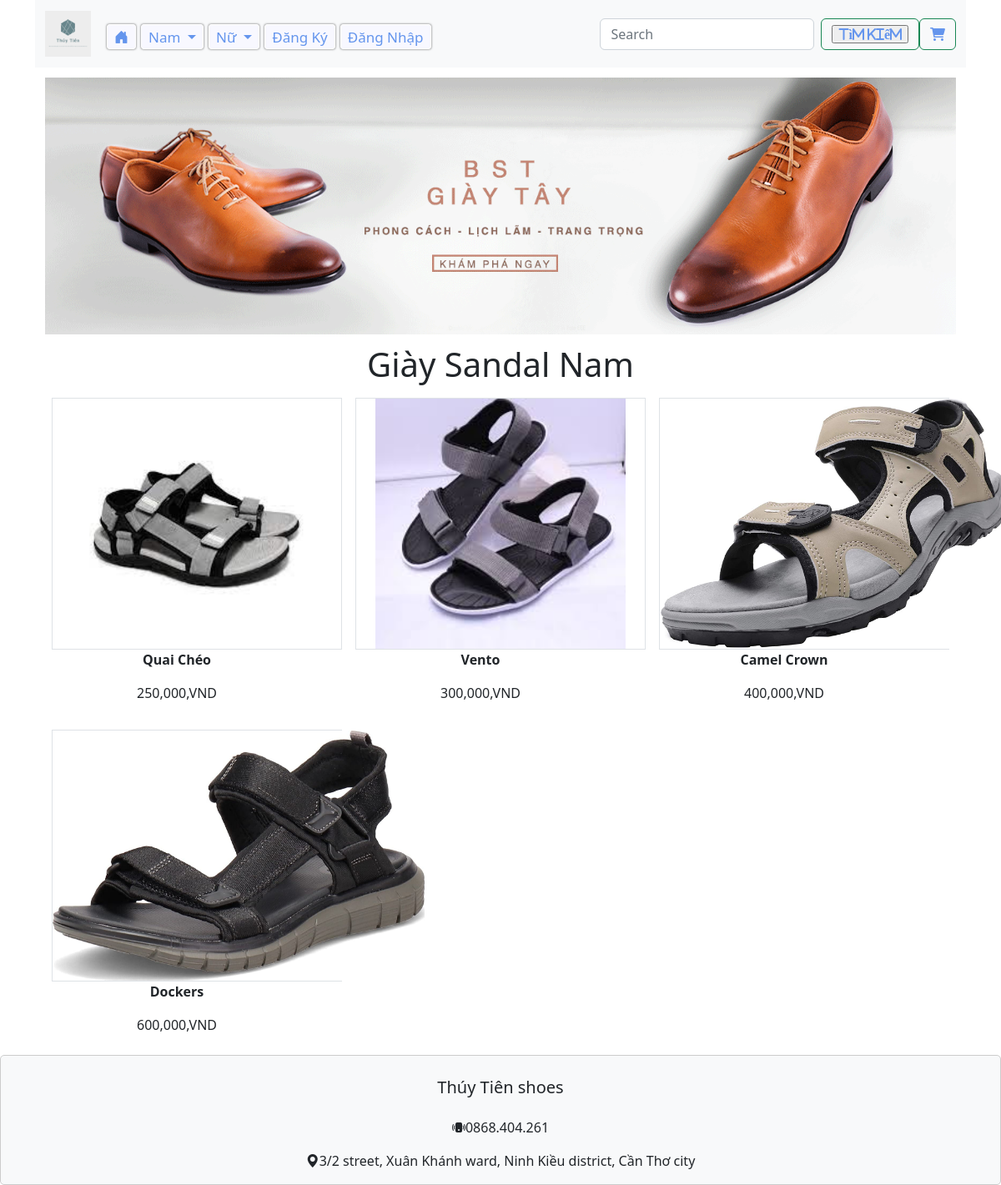
Screenshot of /index.php?quanly=qloai&id=L01 with the database file from the repository.
### tables this page shows
CREATE TABLE `loaigiay` (
  `Maloai` varchar(15) NOT NULL,
  `Tenloai` varchar(30) NOT NULL,
  `Magt` int(11) NOT NULL
);

CREATE TABLE `giay` (
  `Magiay` int(15) NOT NULL,
  `Tengiay` varchar(100) NOT NULL,
  `Maloai` varchar(100) NOT NULL,
  `Hinh` varchar(255) NOT NULL,
  `Magt` int(15) NOT NULL,
  `STT_size` int(10) NOT NULL,
  `Soluong` int(11) NOT NULL,
  `Gia` int(10) NOT NULL
);

### pages/main/danhmuc.php (the view, shortened to what this page needs)
<?php
         $sql_sp = "SELECT * FROM  giay  WHERE Maloai = '$_GET[id]' ORDER BY Maloai DESC";
         $query_sp = mysqli_query($conn,$sql_sp);
         $sql_loai = "SELECT * FROM loaigiay WHERE Maloai = '$_GET[id]' LIMIT 1";
         $query_loai = mysqli_query($conn,$sql_loai);
         $row_title = mysqli_fetch_array($query_loai);
      ?>
      <link rel="stylesheet" href="../css/style.css">
      <div class="container">
         <img src="./images/BST.png" class="img-fluid" alt="">
         <h1><?php echo $row_title['Tenloai']  ?></h1>
         <div class= "container-fluid">
            <div class= "row d-inline-flex">
               <?php
                  while($row_sp = mysqli_fetch_array($query_sp)){
               ?>
                  <div class ="col-12 col-sm-6 col-md-4 p-2">
                     <div class="d-flex flex-column text-center border height100">
                        <a href="index.php?quanly=giay&id=<?php echo $row_sp['Magiay']?>">
                           <div >
                              <img src="admincp/modules/qlsp/uploads/<?php echo $row_sp['Hinh']?>"  height = "300px"/>
                           </div>
                        </a>
                     </div>
                     <div class="sp">
                        <p> <b><?php echo $row_sp['Tengiay']?> </b></p>
                        <p><?php echo number_format($row_sp['Gia']).','.'VND'?></p>
                     </div>
                  </div>
               <?php
                  }
               ?>
            </div>
         </div>
      </div>

### index.php (shortened to what this page needs)
<!DOCTYPE html>
<html lang="en">
<head>
    <link rel="stylesheet" href="https://cdn.jsdelivr.net/npm/bootstrap@5.2.1/dist/css/bootstrap.min.css">
    <link rel="stylesheet" href="https://cdn.jsdelivr.net/npm/bootstrap@5.2.1/dist/js/bootstrap.bundle.min.js">
    <link rel="stylesheet" href="https://cdnjs.cloudflare.com/ajax/libs/font-awesome/6.0.0-beta2/css/all.min.css" />
    <link rel="stylesheet" href="https://cdn.jsdelivr.net/npm/bootstrap-icons@1.9.1/font/bootstrap-icons.css">
    <link rel="stylesheet" href="./css/style.css">
</head>
<body>
    <div class="container">
      <?php
      include("pages/header.php");
      include("pages/main.php");
      ?>
    </div>
    <?php
      include("pages/footer.php");
    ?>
</body>
</html>

### pages/header.php (shortened to what this page needs)
<nav class="navbar navbar-expand-lg bg-light" id="nav">
        <div class="container-fluid">
          <a class="navbar-brand" href="#"><img src="./images/logo.png" width="55px"></a>
          <div class="collapse navbar-collapse" id="navbarSupportedContent">
            <ul class="navbar-nav me-auto mb-2 mb-lg-0">
              <li class="nav-item">
                <a class="nav-link active nav" id="color" aria-current="page" href="index.php?quanly=trangchu"><i class="bi bi-house-door-fill home"></i></a>
              </li>
              <li class="nav-item dropdown">
                <a class="nav-link dropdown-toggle nav" href="index.php?quanly=nam" id="color"> Nam </a>
              </li>
              <li class="nav-item dropdown">
                <a class="nav-link dropdown-toggle nav" href="index.php?quanly=nu" id="color"> Nữ </a>
              </li>
              <li class="nav-item">
                <a class="nav-link active nav" id="color" aria-current="page" href="index.php?quanly=dangky">Đăng Ký</a>
              </li>
              <li class="nav-item">
              <?php
                if(isset($_SESSION['dangki'])){
              ?>
              <li class="nav-item">
                <a class="nav-link active nav" id="color" aria-current="page" href="index.php?dangxuat=1">Đăng Xuất</a>
              </li>
            </ul>
              <?php
                }else{
              ?>
              <li class="nav-item">
                <a class="nav-link active nav" id="color" aria-current="page" href="index.php?quanly=dangnhap">Đăng Nhập</a>
              </li>
              <?php
                }
              ?>
              </li>
          </div>
              <form class="d-flex" role="search" action="index.php?quanly=timkiem" method="post" style="float: right">
                <input class="form-control me-2" name="tukhoa" type="search" placeholder="Search" aria-label="Search">
                    <div class="btn btn-outline-success">
                        <input type="submit" class="fas fa-search icon-while" id="color" name="timkiem" value="Tìm Kiếm">
                    </div>
              </form>
              <form class="d-flex" role="search">
                <div class="btn btn-outline-success">
                <a href="pages/main/giohang.php">
                    <i class="fas fa-shopping-cart" id="color"> </i>
                </a>
                </div>
            </form>
        </div>
      </nav>

### pages/main.php
<div class="body">
    <?php
    if(isset($_GET['quanly'])){
        $tam = $_GET['quanly'];
    }else{
        $tam = '';
    }if($tam == 'trangchu'){
        include("main/trangchu.php");
    }elseif($tam == 'dangnhap'){
        include("main/Dangnhap.php");
    }elseif($tam == 'dangky'){
        include("main/dangky.php");
    }
    elseif($tam == 'qloai'){
        include("main/danhmuc.php");
    }elseif($tam == 'giay'){
        include("main/sanpham.php");
    }elseif($tam == 'timkiem'){
        include("main/timkiem.php");
    }
     else{
        include("main/trangchu.php");
    }
    ?>
</div>

### pages/footer.php
<div class="footer">
        <p><h5>Thúy Tiên shoes</h5></p>
        <p><i class="bi bi-phone-vibrate-fill"></i>0868.404.261</p>
        <p><i class="bi bi-geo-alt-fill"></i>3/2 street, Xuân Khánh ward, Ninh Kiều district, Cần Thơ city</p>
</div>

### css/style.css (style rules this page uses)
.nav { margin: 3px; margin-top: 10px; border: 1px solid #fff; border-radius: 3px; padding: 2px 4px; height: 30px; font-size: 17px; background-color: ghostwhite; text-decoration: none; text-align: center; box-shadow: 0 0 3px 0 #00000066, 0 0 2px 0 #0000004d; }
#color { color: cornflowerblue; }
.sp { text-align: center; width: 300px; }
.footer { width: 100%; }

### index.php (style rules this page uses)
.body { padding-top: 12px; }
h1 { padding-top: 12px; text-align: center; }
.footer { display: grid; border: 1px solid #ccc; background-color: #f8f9fa; border-radius: 5px; text-align: center; padding-top: 10px; }
.sp { text-align: center; }

### rows the page displays
loaigiay: Tenloai "Giày Sandal Nam"
giay: Hinh (picture), Tengiay "Quai Chéo", Gia "250,000"
giay: Hinh (picture), Tengiay "Vento", Gia "300,000"
giay: Hinh (picture), Tengiay "Camel Crown", Gia "400,000"
giay: Hinh (picture), Tengiay "Dockers", Gia "600,000"
